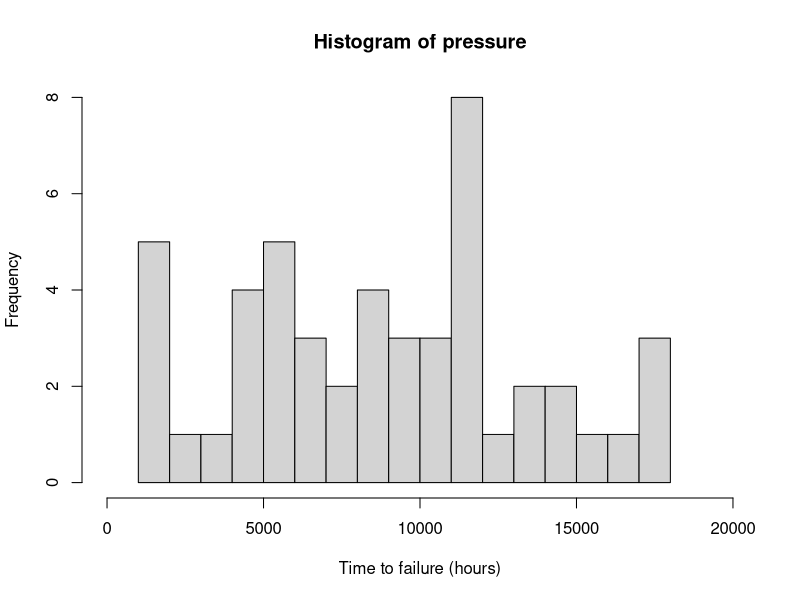

Write R code to recreate this figure.
pressure <- c(1051, 1337, 1389, 1921, 1942, 2322, 3629, 4006, 4012, 
              4063, 4921, 5445, 5620, 5817, 5905, 5956, 6068, 6121, 
              6473, 7501, 7886, 8108, 8546, 8666, 8831, 9106, 9711, 
              9806, 10205, 10396, 10861, 11026, 11214, 11362, 11604,
              11608, 11745, 11762, 11895, 12044, 13520, 13670, 14110, 
              14496, 15395, 16179, 17092, 17568, 17568)

hist(pressure, nclass=17, xlim=c(0,20000), xlab="Time to failure (hours)")

## Maximum likelihood estimator of the Weibull scale parameter (theta)
## The shape parameter (lambda) is fixed.

theta.hat <- function(y, lambda){
  ( sum(y^lambda) / length(y) )^(1/lambda)
}

theta.hat(y=pressure, lambda=2)